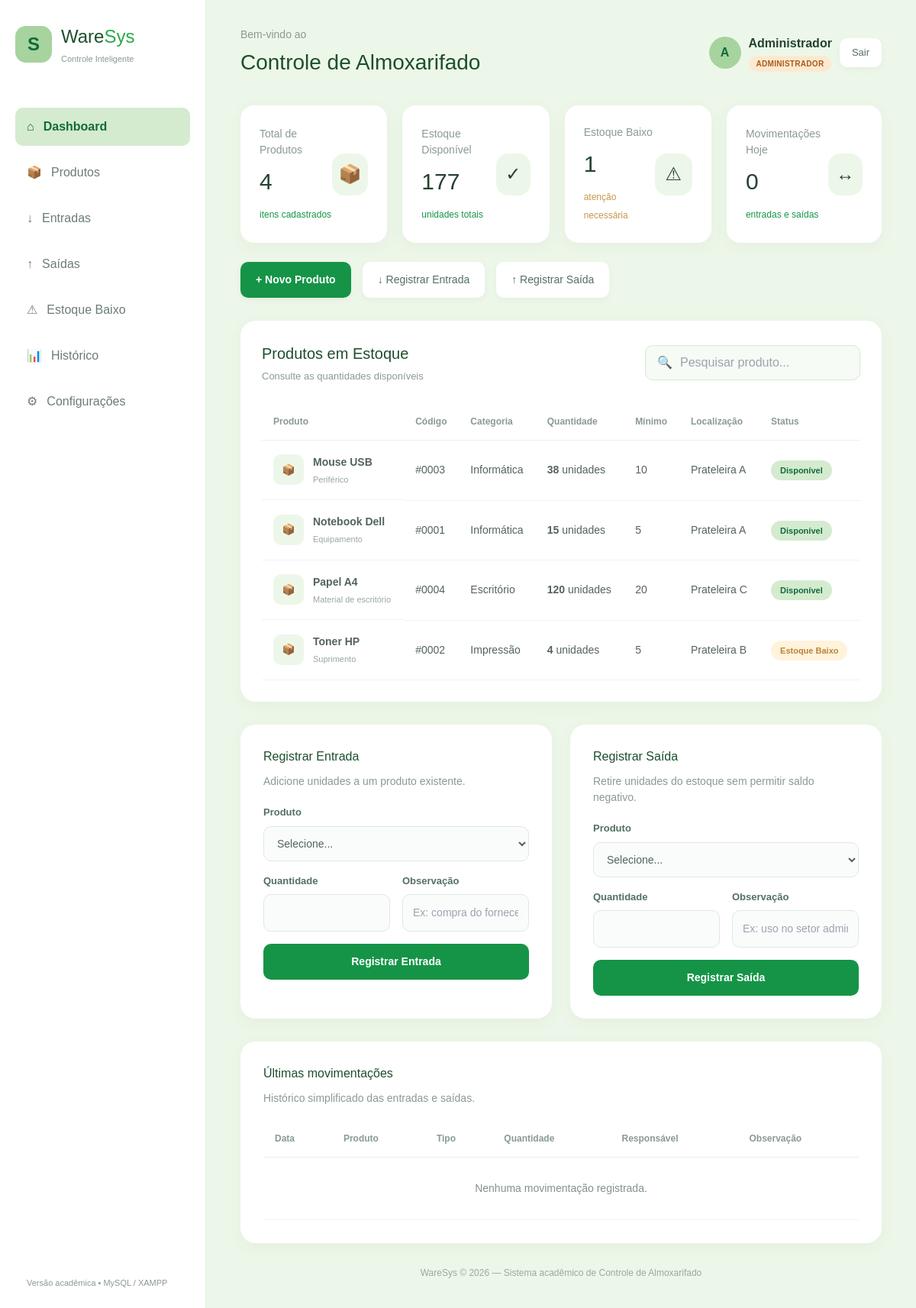
/index.php (signed in), run on the app's committed database.
### tables this page shows
CREATE TABLE IF NOT EXISTS produtos (
    id INT AUTO_INCREMENT PRIMARY KEY,
    nome VARCHAR(120) NOT NULL,
    codigo VARCHAR(40) NOT NULL UNIQUE,
    categoria VARCHAR(80) NOT NULL DEFAULT 'Outros',
    quantidade INT NOT NULL DEFAULT 0,
    estoque_minimo INT NOT NULL DEFAULT 0,
    localizacao VARCHAR(120) NULL,
    observacao TEXT NULL,
    criado_em TIMESTAMP DEFAULT CURRENT_TIMESTAMP
);

### includes/permissoes.php (called while the page is built, shortened)
<?php
function papelAtual(): string
{
    $papel = $_SESSION['usuario_role'] ?? 'usuario';
    return in_array($papel, PAPEIS_VALIDOS, true) ? $papel : 'usuario';
}
function nomePapel(string $papel): string
{
    return NOMES_PAPEIS[$papel] ?? 'Usuário';
}
function usuarioTemPermissao(string $permissao): bool
{
    $papel = papelAtual();
    return in_array($permissao, PERMISSOES_POR_PAPEL[$papel] ?? [], true);
}

### index.php (the view, shortened to what this page needs)
<?php
require_once __DIR__ . '/config/database.php';
require_once __DIR__ . '/includes/permissoes.php';
$produtos=[];
$r=$conn->query('SELECT * FROM produtos ORDER BY nome'); while($row=$r->fetch_assoc()) $produtos[]=$row;
$movimentacoes=[];
$totalProdutos=(int)$conn->query('SELECT COUNT(*) total FROM produtos')->fetch_assoc()['total'];
$totalUnidades=(int)$conn->query('SELECT COALESCE(SUM(quantidade),0) total FROM produtos')->fetch_assoc()['total'];
$estoqueBaixo=(int)$conn->query('SELECT COUNT(*) total FROM produtos WHERE quantidade <= estoque_minimo')->fetch_assoc()['total'];
$movHoje=(int)$conn->query("
    SELECT
        (SELECT COUNT(*) FROM entradas_estoque WHERE DATE(criado_em)=CURDATE()) +
        (SELECT COUNT(*) FROM saidas_estoque WHERE DATE(criado_em)=CURDATE()) AS total
")->fetch_assoc()['total'];
$ultimasMov=$movimentacoes;
?>
<!DOCTYPE html>
<html lang="pt-br">
<head>
    <script src="https://cdn.tailwindcss.com"></script>
    <link rel="stylesheet" href="style.css">
</head>
<body>
<aside class="sidebar">
    <div class="logo">
        <div class="logo-icon">S</div>
        <div><h1>Ware<span>Sys</span></h1><p>Controle Inteligente</p></div>
    </div>
    <nav>
        <a href="#dashboard" class="ativo"><span>⌂</span>Dashboard</a>
        <a href="#produtos"><span>📦</span>Produtos</a>
        <a href="#entradas"><span>↓</span>Entradas</a>
        <a href="#saidas"><span>↑</span>Saídas</a>
        <a href="#estoque-baixo"><span>⚠</span>Estoque Baixo</a>
        <a href="#historico"><span>📊</span>Histórico</a>
        <?php if (usuarioTemPermissao('config.acessar')): ?>
        <a href="configuracoes.php"><span>⚙</span>Configurações</a>
        <?php endif; ?>
    </nav>
    <div class="sidebar-bottom"><span class="versao">Versão acadêmica • MySQL / XAMPP</span></div>
</aside>
<main id="dashboard">
    <header class="topo">
        <div><p class="bem-vindo">Bem-vindo ao</p><h2>Controle de Almoxarifado</h2></div>
        <div class="perfil">
            <div class="avatar"><?= htmlspecialchars(strtoupper(substr($_SESSION['usuario_nome'] ?? 'U', 0, 1))) ?></div>
            <div><strong><?= htmlspecialchars($_SESSION['usuario_nome'] ?? 'Usuário') ?></strong><p><span class="papel-badge papel-<?= htmlspecialchars(papelAtual()) ?>"><?= htmlspecialchars(nomePapel(papelAtual())) ?></span></p></div>
            <a href="logout.php" class="btn btn-sair">Sair</a>
        </div>
    </header>
    <section class="cards">
        <div class="card"><div><p>Total de Produtos</p><h3><?= $totalProdutos ?></h3><span class="positivo">itens cadastrados</span></div><div class="card-icon">📦</div></div>
        <div class="card"><div><p>Estoque Disponível</p><h3><?= $totalUnidades ?></h3><span class="positivo">unidades totais</span></div><div class="card-icon">✓</div></div>
        <div class="card" id="estoque-baixo"><div><p>Estoque Baixo</p><h3><?= $estoqueBaixo ?></h3><span class="alerta">atenção necessária</span></div><div class="card-icon">⚠</div></div>
        <div class="card"><div><p>Movimentações Hoje</p><h3><?= $movHoje ?></h3><span class="positivo">entradas e saídas</span></div><div class="card-icon">↔</div></div>
    </section>
    <section class="acoes">
        <?php if (usuarioTemPermissao('produtos.criar')): ?>
        <a href="#novo-produto" class="btn btn-principal">+ Novo Produto</a>
        <?php endif; ?>
        <a href="#entradas" class="btn">↓ Registrar Entrada</a>
        <a href="#saidas" class="btn">↑ Registrar Saída</a>
    </section>
    <section class="painel" id="produtos">
        <div class="painel-topo">
            <div><h2>Produtos em Estoque</h2><p>Consulte as quantidades disponíveis</p></div>
            <div class="pesquisa"><span>🔍</span><input id="busca" type="text" placeholder="Pesquisar produto..." oninput="filtrarProdutos()"></div>
        </div>
        <div class="tabela-container">
            <table id="tabela-produtos">
                <thead><tr><th>Produto</th><th>Código</th><th>Categoria</th><th>Quantidade</th><th>Mínimo</th><th>Localização</th><th>Status</th></tr></thead>
                <tbody>
                <?php if (!$produtos): ?>
                    <tr><td colspan="7" class="vazio">Nenhum produto cadastrado.</td></tr>
                <?php else: foreach ($produtos as $p): $baixo=(int)$p['quantidade'] <= (int)$p['estoque_minimo']; ?>
                    <tr>
                        <td class="produto"><div class="produto-icon">📦</div><div><strong><?= htmlspecialchars($p['nome']) ?></strong><p><?= htmlspecialchars($p['observacao'] ?: 'Produto cadastrado') ?></p></div></td>
                        <td>#<?= htmlspecialchars($p['codigo']) ?></td>
                        <td><?= htmlspecialchars($p['categoria']) ?></td>
                        <td><strong><?= (int)$p['quantidade'] ?></strong> unidades</td>
                        <td><?= (int)$p['estoque_minimo'] ?></td>
                        <td><?= htmlspecialchars($p['localizacao'] ?: '—') ?></td>
                        <td><span class="status <?= $baixo ? 'baixo' : 'disponivel' ?>"><?= $baixo ? 'Estoque Baixo' : 'Disponível' ?></span></td>
                    </tr>
                <?php endforeach; endif; ?>
                </tbody>
            </table>
        </div>
    </section>
    <section class="grid-mov">
        <div class="secao-simples" id="entradas">
            <h2>Registrar Entrada</h2><p>Adicione unidades a um produto existente.</p>
            <form method="post" class="form-mov">
                <div class="campo full"><label>Produto</label><select name="produto_id" required><option value="">Selecione...</option></select></div>
                <div class="campo"><label>Quantidade</label><input type="number" name="quantidade" min="1" required></div>
                <div class="campo"><label>Observação</label><input type="text" name="observacao" placeholder="Ex: compra do fornecedor"></div>
                <button class="btn-salvar full" type="submit">Registrar Entrada</button>
            </form>
        </div>
        <div class="secao-simples" id="saidas">
            <h2>Registrar Saída</h2><p>Retire unidades do estoque sem permitir saldo negativo.</p>
            <form method="post" class="form-mov">
                <div class="campo full"><label>Produto</label><select name="produto_id" required><option value="">Selecione...</option></select></div>
                <div class="campo"><label>Quantidade</label><input type="number" name="quantidade" min="1" required></div>
                <div class="campo"><label>Observação</label><input type="text" name="observacao" placeholder="Ex: uso no setor administrativo"></div>
                <button class="btn-salvar full" type="submit">Registrar Saída</button>
            </form>
        </div>
    </section>
    <section class="secao-simples" id="historico">
        <h2>Últimas movimentações</h2><p>Histórico simplificado das entradas e saídas.</p>
        <div class="tabela-container historico"><table><thead><tr><th>Data</th><th>Produto</th><th>Tipo</th><th>Quantidade</th><th>Responsável</th><th>Observação</th></tr></thead><tbody>
        <?php if (!$ultimasMov): ?><tr><td colspan="6" class="vazio">Nenhuma movimentação registrada.</td></tr>
        <?php endif; ?>
        </tbody></table></div>
    </section>
    <footer><p>WareSys © 2026 — Sistema acadêmico de Controle de Almoxarifado</p></footer>
</main>
</body>
</html>

### style.css (style rules this page uses)
:root { --verde-50:#edf7e9; --verde-100:#d4ebcf; --verde-200:#a7d39e; --verde-300:#7bc46f; --verde-400:#48b84b; --verde-500:#29aa49; --verde-600:#159447; --verde-700:#137d42; --verde-800:#116b3b; --verde-900:#1d4f2d; }
body { background:var(--verde-50);color:#244331 }
.logo-icon,.avatar { background:var(--verde-200);color:var(--verde-800) }
.logo h1,.topo h2,.painel-topo h2,.secao-simples h2,.modal-topo h2 { color:var(--verde-900) }
.logo h1 span { color:var(--verde-500) }
nav a.ativo { background:var(--verde-100);color:var(--verde-800) }
.btn-principal,.btn-salvar { background:var(--verde-600) }
.card-icon,.produto-icon { background:var(--verde-50) }
.positivo { color:var(--verde-600) }
.disponivel { background:var(--verde-100);color:var(--verde-800) }
.pesquisa { background:#f6fbf5;border:1px solid var(--verde-100) }
.grid-mov { display:grid;grid-template-columns:1fr 1fr;gap:24px }
.form-mov { margin-top:20px;display:grid;grid-template-columns:1fr 1fr;gap:16px }
.full { grid-column:1/-1 }
.form-mov .btn-salvar { width:100% }
.vazio { text-align:center;padding:30px;color:#819488 }
.historico { margin-top:18px }
.versao { font-size:11px;color:#8a9b91;padding:13px 15px }
.btn-sair { padding:9px 16px;font-size:13px }
.papel-badge { display:inline-block;padding:3px 10px;border-radius:999px;font-size:10px;font-weight:bold;text-transform:uppercase;letter-spacing:.03em }
.papel-admin { background:#fde9d0;color:#a85c1b }

### data on the page
produtos: nome "Mouse USB", observacao "Periférico", codigo "0003", categoria "Informática", quantidade "38", estoque_minimo "10", localizacao "Prateleira A", shows "Disponível"
produtos: nome "Notebook Dell", observacao "Equipamento", codigo "0001", categoria "Informática", quantidade "15", estoque_minimo "5", localizacao "Prateleira A", shows "Disponível"
produtos: nome "Papel A4", observacao "Material de escritório", codigo "0004", categoria "Escritório", quantidade "120", estoque_minimo "20", localizacao "Prateleira C", shows "Disponível"
produtos: nome "Toner HP", observacao "Suprimento", codigo "0002", categoria "Impressão", quantidade "4", estoque_minimo "5", localizacao "Prateleira B", shows "Estoque Baixo"

### other printed values
substr($_SESSION['usuario_nome'] ?? 'U', 0, 1) "A"
$_SESSION['usuario_nome'] "Administrador"
nomePapel(papelAtual()) "ADMINISTRADOR"
$totalProdutos "4"
$totalUnidades "177"
$estoqueBaixo "1"
$movHoje "0"
